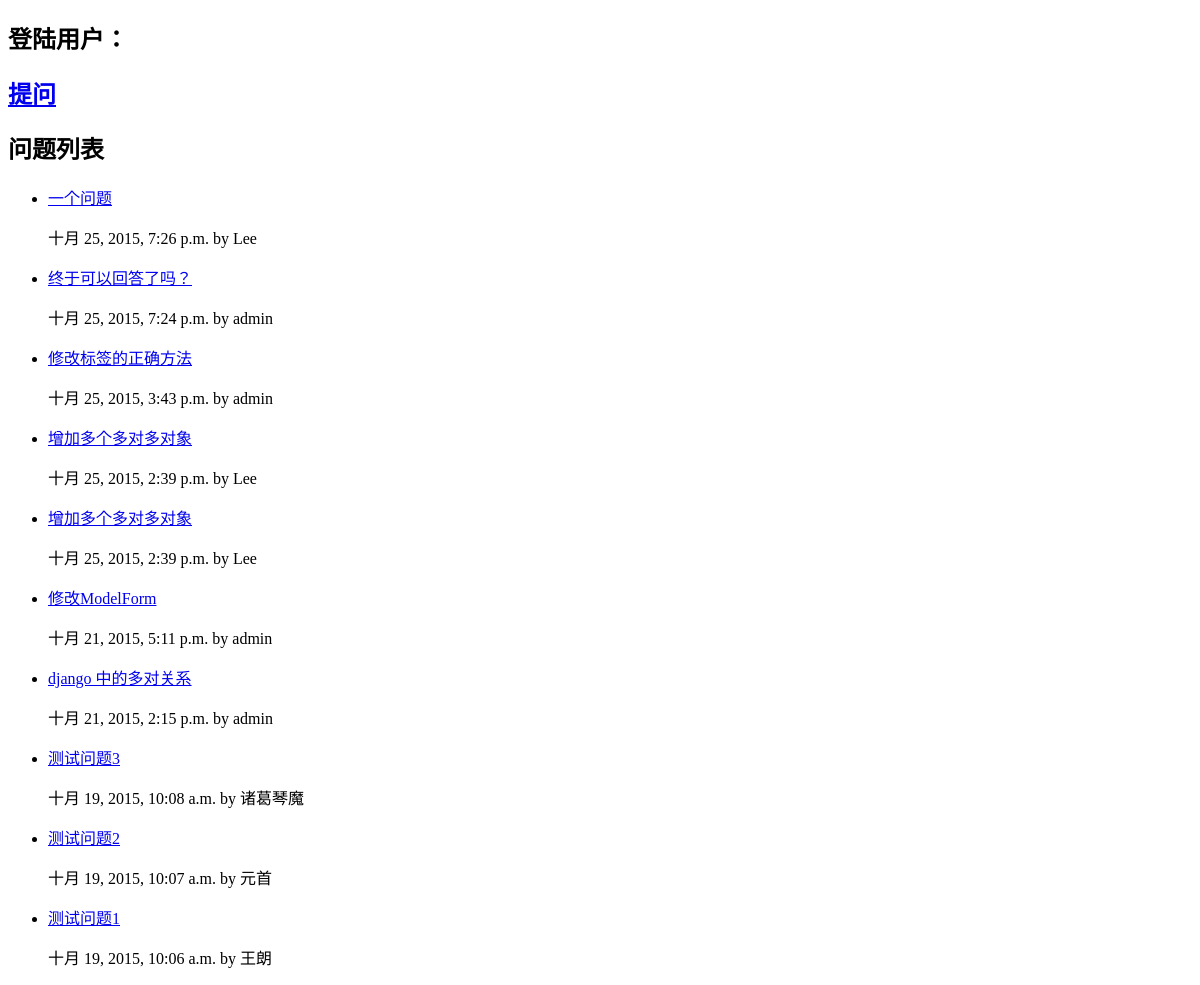
Before: / with the older database file.
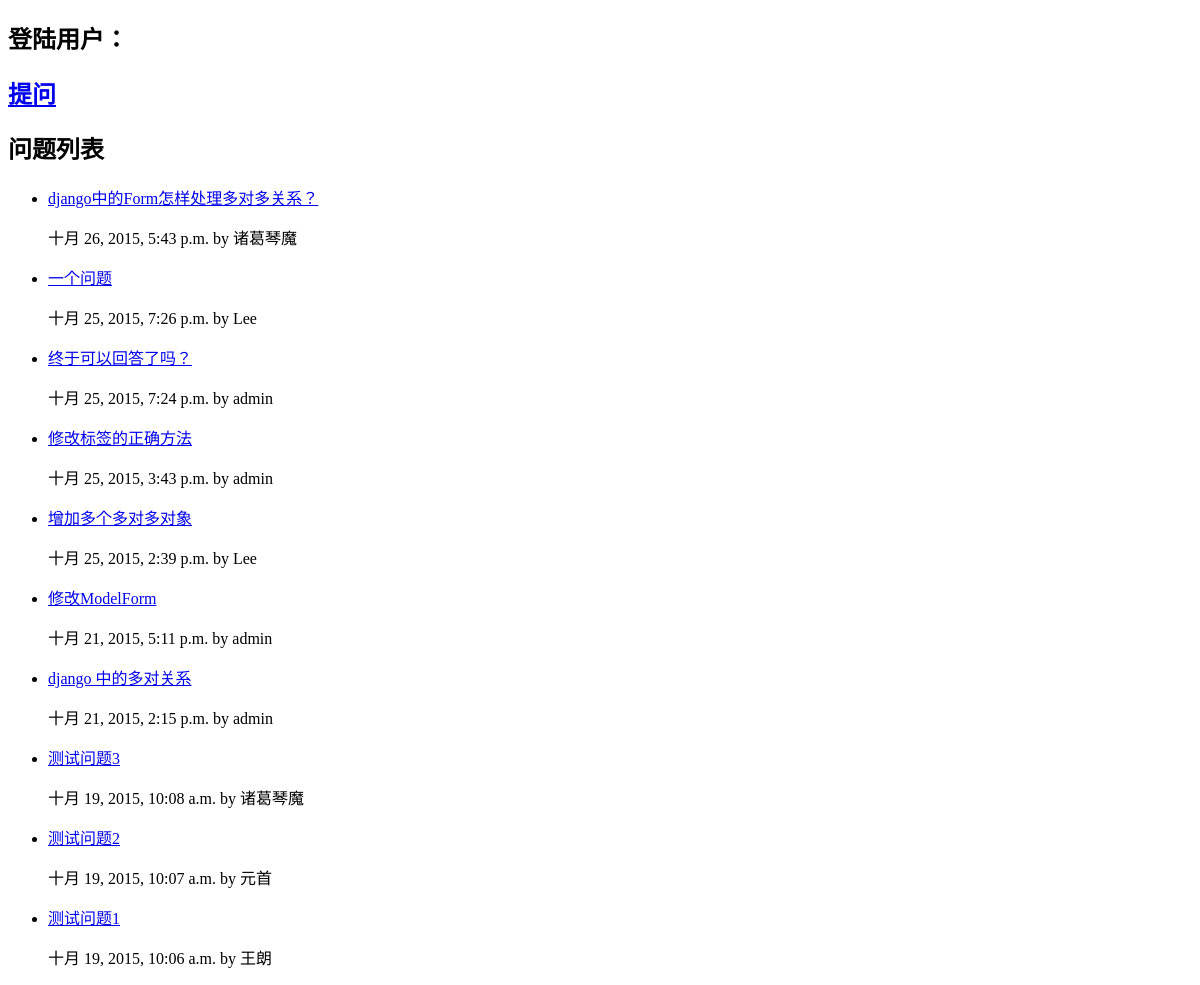
After: the same page with the newer database file.
### micq/models.py (models this page shows, shortened)
class Question(models.Model):
    title = models.CharField('标题', max_length=150)
    body = models.TextField('问题内容')
    created = models.DateTimeField('创建时间', auto_now_add=True)
    modified = models.DateTimeField('修改时间', auto_now=True)
    user = models.ForeignKey(MyUser, verbose_name='创建者')
    tags = models.ManyToManyField(Tag, verbose_name='标签')
    class Meta:
        verbose_name = '问题'
        verbose_name_plural = '问题'
        ordering = ['-created']

class MyUser(AbstractBaseUser):
    email = models.EmailField(max_length=255, unique=True, db_index=True)
    username = models.CharField(max_length=50, unique=True, db_index=True)
    is_active = models.BooleanField(default=True)
    is_admin = models.BooleanField(default=False)
    sex = models.CharField(choices=(('M', '男'), ('F', '女')), default='M', max_length=5)
    url = models.URLField(null=True, blank=True)
    desc = models.CharField(max_length=2000, null=True, blank=True)
    avatar = models.CharField(max_length=500, null=True, blank=True)
    token = models.CharField(max_length=500, blank=True)
    objects = UserManager()
    USERNAME_FIELD = 'email'
    REQUIRED_FIELDS = ['username']
    class Meta:
        db_table = 'user'
        verbose_name = '用户'
        verbose_name_plural = '用户'

### micq/views.py (the view)
# urls.py: url(r'^$', 'micq.views.index', name='index'),
def index(request):
    question_list = Question.objects.all()
    return  render(request, 'micq/index.html', {'question_list': question_list})

### templates/micq/index.html (shortened to what this page needs)
<!DOCTYPE html>
<html lang="en">
<head>
</head>
<body>
    <h2>登陆用户：{{ request.user.username }}</h2>
    <h2><a href="{% url 'create_question' %}">提问</a></h2>
    <h2>问题列表</h2>
    <ul>
        {% for question in question_list %}
        <li>
            <p>
                <a href="{% url 'question_detail' question.id %}" target="_blank">{{ question.title }}</a>
            </p>
            <p>{{ question.tag }} {{ question.created }} by {{ question.user.username }}</p>
        </li>
        {% endfor %}
    </ul>
</body>
</html>

Changed rows visible on the page:
removed Question: title "增加多个多对多对象", created "十月 25, 2015, 2:39 p.m.", user.username "Lee"
added Question: title "django中的Form怎样处理多对多关系？", created "十月 26, 2015, 5:43 p.m.", user.username "诸葛琴魔"
